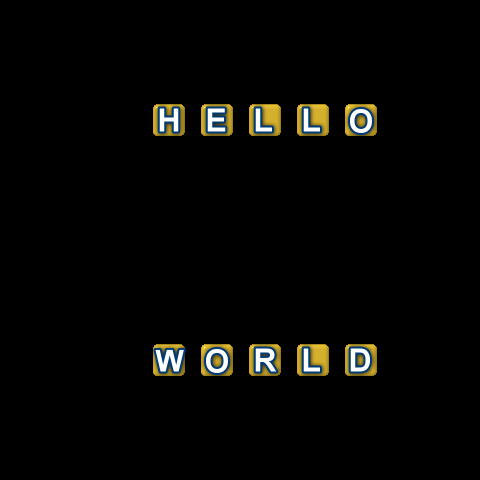

A level layout from a 2D game, rendered from its tile map. Below: a short description, then the map file with its tile-grid data intact:
An orthogonal 10x10 tile map with 48x48 px tiles, 2 tile layers (food, number).

<map version="1.2" tiledversion="1.2.5" orientation="orthogonal" renderorder="right-down" width="10" height="10" tilewidth="48" tileheight="48" infinite="0" nextlayerid="3" nextobjectid="1">
 <tileset firstgid="1" name="0_99" tilewidth="48" tileheight="48" tilecount="110" columns="10">
  <image source="0-99.png" width="480" height="528" />
  <tile id="30">
   <animation>
    <frame tileid="30" duration="200" />
    <frame tileid="31" duration="200" />
    <frame tileid="32" duration="200" />
    <frame tileid="33" duration="200" />
    <frame tileid="34" duration="200" />
    <frame tileid="35" duration="200" />
    <frame tileid="36" duration="200" />
    <frame tileid="37" duration="200" />
   </animation>
  </tile>
  <tile id="44">
   <animation>
    <frame tileid="40" duration="100" />
    <frame tileid="41" duration="100" />
    <frame tileid="42" duration="100" />
    <frame tileid="43" duration="100" />
    <frame tileid="44" duration="100" />
    <frame tileid="45" duration="100" />
    <frame tileid="46" duration="100" />
    <frame tileid="47" duration="100" />
   </animation>
  </tile>
 </tileset>
 <layer id="2" name="food" width="10" height="10">
  <data encoding="csv">
0,0,0,0,0,0,0,0,0,0,
0,0,0,0,0,0,0,0,0,0,
0,0,0,35,35,35,35,35,0,0,
0,0,0,0,0,0,0,0,0,0,
0,0,0,0,0,0,0,0,0,0,
0,0,0,0,0,0,0,0,0,0,
0,0,0,0,0,0,0,0,0,0,
0,0,0,35,35,35,35,35,0,0,
0,0,0,0,0,0,0,0,0,0,
0,0,0,0,0,0,0,0,0,0
</data>
 </layer>
 <layer id="1" name="number" width="10" height="10">
  <data encoding="csv">
0,0,0,0,0,0,0,0,0,0,
0,0,0,0,0,0,0,0,0,0,
0,0,0,72,69,76,76,79,0,0,
0,0,0,0,0,0,0,0,0,0,
0,0,0,0,0,0,0,0,0,0,
0,0,0,0,0,0,0,0,0,0,
0,0,0,0,0,0,0,0,0,0,
0,0,0,87,79,82,76,68,0,0,
0,0,0,0,0,0,0,0,0,0,
0,0,0,0,0,0,0,0,0,0
</data>
 </layer>
</map>
